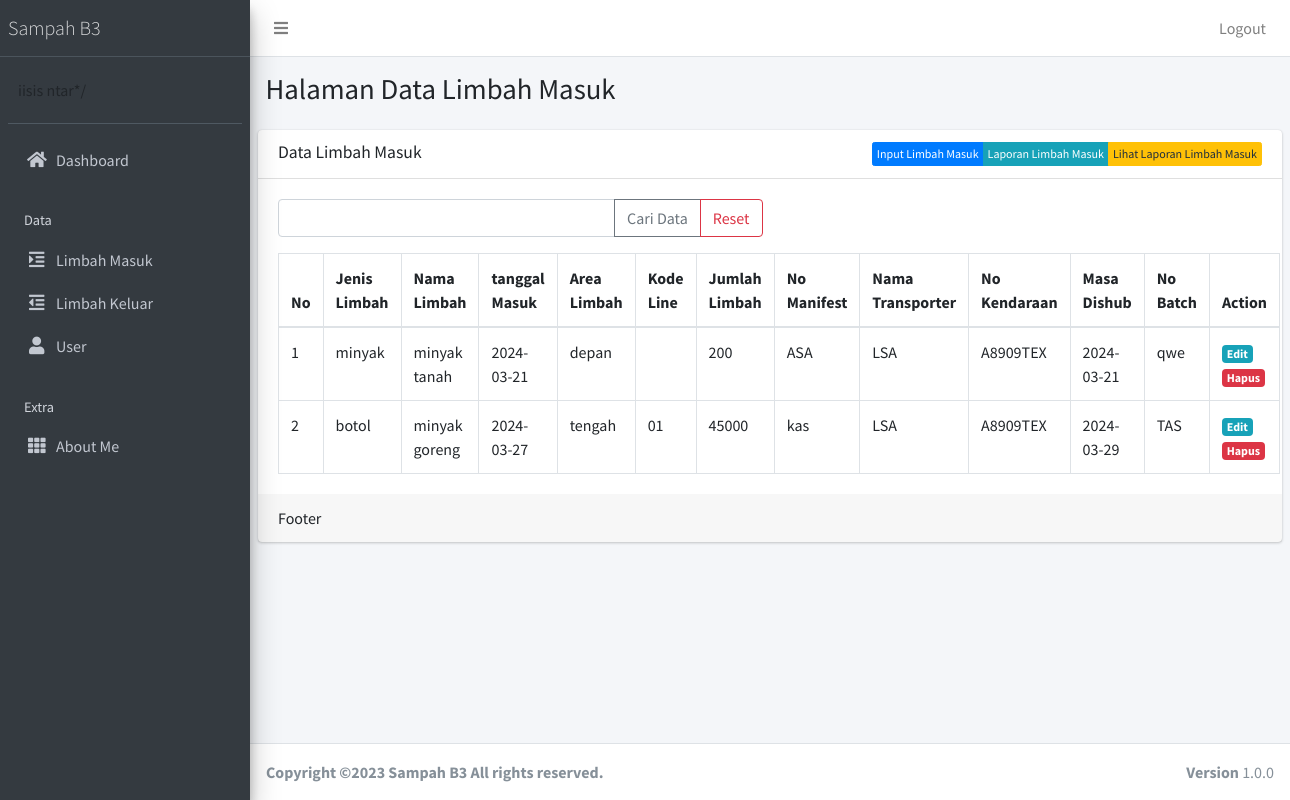
The app's page /public/limbahmasuk (signed in) with its own data.
### tables this page shows
CREATE TABLE `limbah_masuk` (
  `id` int(25) NOT NULL,
  `jenis_limbah` varchar(25) NOT NULL,
  `nama_limbah` varchar(25) NOT NULL,
  `tgl_masuk` date NOT NULL,
  `area` varchar(25) NOT NULL,
  `kode_line` varchar(25) NOT NULL,
  `jml_limbah_masuk` varchar(25) NOT NULL,
  `no_manifest` varchar(25) NOT NULL,
  `nama_transporter` varchar(25) NOT NULL,
  `no_kendaraan` varchar(25) NOT NULL,
  `masa_dishub` date NOT NULL,
  `no_batch` varchar(25) NOT NULL
);

### app/core/Controller.php (called while the page is built, shortened)
<?php
class Controller{
	public function view($view, $data = [])
	{
		require_once '../app/views/' . $view . '.php';
	}
	public function model($model)
	{
		return new $model;
	}
}

### app/controllers/Limbahmasuk.php (called while the page is built, shortened)
<?php
class Limbahmasuk extends Controller {
	public function index()
	{
		$data['title'] = 'Data Limbah Masuk';
		$data['limbah_masuk'] = $this->model('LimbahmasukModel')->getAllLimbahmasuk();
		$this->view('templates/header', $data);
		$this->view('templates/sidebar', $data);
		$this->view('limbahmasuk/index', $data);
		$this->view('templates/footer');
	}
}

### app/core/App.php (called while the page is built, shortened)
<?php
class App{
	protected $method = 'index';
	protected $params = [];
	public function __construct(){
		$this->controller = new $this->controller;
		call_user_func_array([$this->controller, $this->method], $this->params);
	}
}

### public/index.php (called while the page is built, shortened)
<?php
$app = new App;

### app/core/Database.php (called while the page is built, shortened)
<?php
class Database{
	private $host = DB_HOST;
	private $user = DB_USER;
	private $pass = DB_PASS;
	private $dbnm = DB_NAME;
	private $dbh;
	private $stmt;
	public function __construct()
	{
		$dsn = 'mysql:host='. $this->host .';dbname='. $this->dbnm;
		$option = [
			PDO::ATTR_PERSISTENT => true,
			PDO::ATTR_ERRMODE => PDO::ERRMODE_EXCEPTION
		];
		try{
			$this->dbh = new PDO($dsn,$this->user,$this->pass, $option);
		}catch(PDOException $e){
			die($e->getMessage());
		}
	}
	public function query($query)
	{
		$this->stmt = $this->dbh->prepare($query);
	}
	public function execute()
	{
		$this->stmt->execute();
	}
	public function resultSet()
	{
		$this->execute();
		return $this->stmt->fetchAll(PDO::FETCH_ASSOC);
	}
}

### app/models/LimbahmasukModel.php (called while the page is built, shortened)
<?php
class LimbahmasukModel {
	private $db;
	public function __construct()
	{
		$this->db = new Database;
	}
	public function getAllLimbahmasuk()
	{
		$this->db->query("SELECT * FROM `limbah_masuk`");
		return $this->db->resultSet();
	}
}

### app/views/limbahmasuk/index.php (the view, shortened to what this page needs)
  <div class="content-wrapper">
    <section class="content-header">
      <div class="container-fluid">
        <div class="row mb-2">
          <div class="col-sm-6">
            <h1>Halaman Data Limbah Masuk</h1>
          </div>
        </div>
      </div>
    </section>
    <section class="content">
      <div class="card">
        <div class="card-header">
          <h3 class="card-title"><?= $data['title'] ?></h3> <div class="btn-group float-right">
            <a href="<?= base_url; ?>/limbahmasuk/tambah" class="btn float-right btn-xs btn btn-primary">Input Limbah Masuk</a>
            <a href="<?= base_url; ?>/limbahmasuk/laporan" class="btn float-right btn-xs btn btn-info">Laporan Limbah Masuk</a>
            <a href="<?= base_url; ?>/limbahmasuk/lihatlaporan" class="btn float-right btn-xs btn btn-warning">Lihat Laporan Limbah Masuk</a>
          </div>
        </div>
        <div class="card-body">
      <form action="<?= base_url; ?>/limbahmasuk/cari" method="post">
 <div class="row mb-3">
    <div class="col-lg-6">
      <div class="input-group">
        <input type="text" class="form-control" placeholder="" name="key" >
    <div class="input-group-append">
          <button class="btn btn-outline-secondary" type="submit">Cari Data</button>
          <a class="btn btn-outline-danger" href="<?= base_url; ?>/limbahmasuk" >Reset</a>
    </div>
  </div>
  </div>
</div>
    </form>
          <table class="table table-bordered">
                  <thead>
                    <tr>
                      <th style="width: 10px">No</th>
                      <th>Jenis Limbah</th>
                      <th>Nama Limbah</th>
                      <th>tanggal Masuk</th>
                      <th>Area Limbah</th>
                      <th>Kode Line</th>
                      <th>Jumlah Limbah</th>
                      <th>No Manifest</th>
                      <th>Nama Transporter</th>
                      <th>No Kendaraan</th>
                      <th>Masa Dishub</th>
                      <th>No Batch</th>
                      <th style="width: 150px">Action</th>
                    </tr>
                  </thead>
                  <tbody>
                  <?php $no=1; ?>
                    <?php foreach ($data['limbah_masuk'] as $row) :?>
                    <tr>
                      <td><?= $no; ?></td>
                      <td><?= $row['jenis_limbah'];?></td>
                      <td><?= $row['nama_limbah'];?></td>
                      <td><?= $row['tgl_masuk'];?></td>
                      <td><?= $row['area'];?></td>
                      <td><?= $row['kode_line'];?></td>
                      <td><?= $row['jml_limbah_masuk'];?></td>
                      <td><?= $row['no_manifest'];?></td>
                      <td><?= $row['nama_transporter'];?></td>
                      <td><?= $row['no_kendaraan'];?></td>
                      <td><?= $row['masa_dishub'];?></td>
                      <td><?= $row['no_batch'];?></td>
                      <td>
                        <a href="<?= base_url; ?>/limbahmasuk/edit/<?= $row['id'] ?>" class="badge badge-info">Edit</a>
                        <a href="<?= base_url; ?>/limbahmasuk/hapus/<?= $row['id'] ?>" class="badge badge-danger" onclick="return confirm('Hapus data?');">Hapus</a>
                      </td>
                    </tr>
                    <?php $no++; endforeach; ?>
                  </tbody>
                </table>
        </div>
        <div class="card-footer">
          Footer
        </div>
      </div>
    </section>
  </div>

### app/views/templates/header.php (shortened to what this page needs)
<!DOCTYPE html>
<html>
<head>
  <link rel="stylesheet" href="<?= base_url; ?>/plugins/fontawesome-free/css/all.min.css">
  <link rel="stylesheet" href="https://code.ionicframework.com/ionicons/2.0.1/css/ionicons.min.css">
  <link rel="stylesheet" href="<?= base_url; ?>/dist/css/adminlte.min.css">
</head>
<body class="hold-transition sidebar-mini">
<div class="wrapper">
  <nav class="main-header navbar navbar-expand navbar-white navbar-light">
      <ul class="navbar-nav">
      <li class="nav-item">
        <a class="nav-link" data-widget="pushmenu" href="#"><i class="fas fa-bars"></i></a>
      </li>
    </ul>
    <ul class="navbar-nav ml-auto">
      <li class="nav-item d-none d-sm-inline-block">
        <a href="<?= base_url; ?>/logout/doLogout" class="nav-link">Logout</a>
      </li>
    </ul>
  </nav>

### app/views/templates/sidebar.php
<aside class="main-sidebar sidebar-dark-primary elevation-4" style="position: fixed; top: 0; left: 0; height: 100%; overflow-y: auto;">
  <a href="#" class="brand-link">
    <span class="brand-text font-weight-light">Sampah B3</span>
  </a>
  <div class="sidebar" >
    <div class="user-panel mt-3 pb-3 mb-3 d-flex">
      <div class="info">
      iisis ntar*/
      </div>
    </div>
    <nav class="mt-2">
      <ul class="nav nav-pills nav-sidebar flex-column" data-widget="treeview" role="menu" data-accordion="false">
        <li class="nav-item">
          <a href="<?= base_url; ?>/home" class="nav-link">
            <i class="nav-icon fas fa-home"></i>
            <p>
              Dashboard
            </p>
          </a>
        </li>
        <li class="nav-header">Data</li>
        <li class="nav-item">
          <a href="<?= base_url; ?>/limbahmasuk" class="nav-link">
            <i class="nav-icon fas fa-indent"></i>
            <p>
              Limbah Masuk
            </p>
          </a>
        </li>
        <li class="nav-item">
          <a href="<?= base_url; ?>/limbahkeluar" class="nav-link">
            <i class="nav-icon fas fa-outdent"></i>
            <p>
              Limbah Keluar
            </p>
          </a>
        </li>
        <li class="nav-item">
          <a href="<?= base_url; ?>/user" class="nav-link">
            <i class="nav-icon fas fa-user"></i>
            <p>
              User
            </p>
          </a>
        </li>
        <li class="nav-header">Extra</li>
        <li class="nav-item">
          <a href="<?= base_url; ?>/about" class="nav-link">
            <i class="nav-icon fas fa-th"></i>
            <p>
              About Me
            </p>
          </a>
        </li>
      </ul>
    </nav>
  </div>
</aside>

### app/views/templates/footer.php (shortened to what this page needs)
  <footer class="main-footer">
    <div class="float-right d-none d-sm-block">
      <b>Version</b> 1.0.0
    </div>
    <strong>Copyright &copy;2023 Sampah B3 All rights
    reserved.
  </footer>
</div>
</body>
</html>

### records on screen
limbah_masuk: jenis_limbah "minyak", nama_limbah "minyak tanah", tgl_masuk "2024-03-21", area "depan", jml_limbah_masuk "200", no_manifest "ASA", nama_transporter "LSA", no_kendaraan "A8909TEX", masa_dishub "2024-03-21", no_batch "qwe"
limbah_masuk: jenis_limbah "botol", nama_limbah "minyak goreng", tgl_masuk "2024-03-27", area "tengah", kode_line "01", jml_limbah_masuk "45000", no_manifest "kas", nama_transporter "LSA", no_kendaraan "A8909TEX", masa_dishub "2024-03-29", no_batch "TAS"

### other values on screen
$data['title'] "Data Limbah Masuk"
